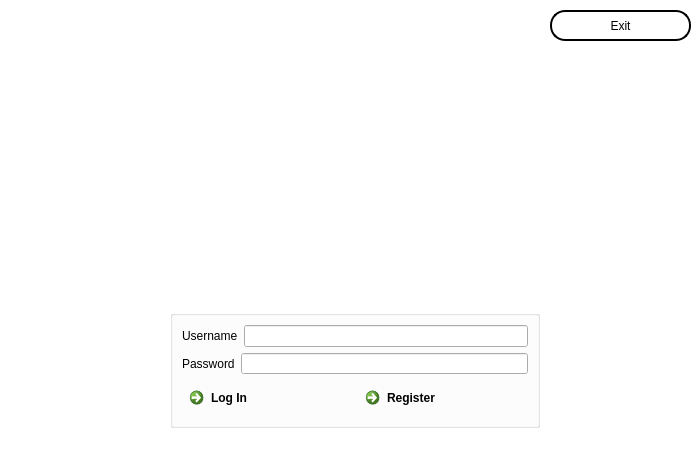
<?xml version="1.0" encoding="UTF-8"?>
<ui version="4.0">
 <class>Bomberman_dialog</class>
 <widget class="QDialog" name="Bomberman_dialog">
  <property name="enabled">
   <bool>true</bool>
  </property>
  <property name="geometry">
   <rect>
    <x>0</x>
    <y>0</y>
    <width>694</width>
    <height>455</height>
   </rect>
  </property>
  <property name="windowTitle">
   <string>Title</string>
  </property>
  <property name="windowIcon">
   <iconset resource="Resurse.qrc">
    <normaloff>:/bomb/img/Bomb.jpg</normaloff>:/bomb/img/Bomb.jpg</iconset>
  </property>
  <property name="styleSheet">
   <string notr="true"/>
  </property>
  <widget class="QGroupBox" name="groupBox">
   <property name="geometry">
    <rect>
     <x>170</x>
     <y>310</y>
     <width>370</width>
     <height>118</height>
    </rect>
   </property>
   <property name="styleSheet">
    <string notr="true">border-image: url(:/plain/img/plain color.jpg)</string>
   </property>
   <property name="title">
    <string/>
   </property>
   <layout class="QGridLayout" name="gridLayout">
    <item row="0" column="0" colspan="2">
     <layout class="QVBoxLayout" name="verticalLayout">
      <item>
       <layout class="QHBoxLayout" name="horizontalLayout">
        <item>
         <widget class="QLabel" name="label_username">
          <property name="styleSheet">
           <string notr="true">border-image:transparent;</string>
          </property>
          <property name="text">
           <string>Username</string>
          </property>
         </widget>
        </item>
        <item>
         <widget class="QLineEdit" name="lineEdit_username">
          <property name="autoFillBackground">
           <bool>false</bool>
          </property>
          <property name="styleSheet">
           <string notr="true">border-image:transparent;</string>
          </property>
         </widget>
        </item>
       </layout>
      </item>
      <item>
       <layout class="QHBoxLayout" name="horizontalLayout_2">
        <item>
         <widget class="QLabel" name="label_password">
          <property name="styleSheet">
           <string notr="true">border-image:transparent;</string>
          </property>
          <property name="text">
           <string>Password</string>
          </property>
         </widget>
        </item>
        <item>
         <widget class="QLineEdit" name="lineEdit_password">
          <property name="styleSheet">
           <string notr="true">border-image:transparent;</string>
          </property>
          <property name="echoMode">
           <enum>QLineEdit::Password</enum>
          </property>
         </widget>
        </item>
       </layout>
      </item>
     </layout>
    </item>
    <item row="1" column="0">
     <widget class="QCommandLinkButton" name="commandLinkButton_login">
      <property name="inputMethodHints">
       <set>Qt::ImhNone</set>
      </property>
      <property name="text">
       <string>Log In</string>
      </property>
      <property name="icon">
       <iconset resource="Resurse.qrc">
        <normaloff>:/login/img/login.png</normaloff>:/login/img/login.png</iconset>
      </property>
     </widget>
    </item>
    <item row="1" column="1">
     <layout class="QHBoxLayout" name="horizontalLayout_3">
      <item>
       <widget class="QCommandLinkButton" name="commandLinkButton_signup">
        <property name="text">
         <string>Register</string>
        </property>
        <property name="icon">
         <iconset resource="Resurse.qrc">
          <normaloff>:/signup/img/signup.png</normaloff>:/signup/img/signup.png</iconset>
        </property>
       </widget>
      </item>
     </layout>
    </item>
   </layout>
  </widget>
  <widget class="QPushButton" name="pushButton_exit">
   <property name="geometry">
    <rect>
     <x>550</x>
     <y>10</y>
     <width>141</width>
     <height>31</height>
    </rect>
   </property>
   <property name="styleSheet">
    <string notr="true">border-style: solid;
border-width: 2px;
border-color: black;
border-radius: 15px;</string>
   </property>
   <property name="text">
    <string>Exit</string>
   </property>
  </widget>
  <widget class="QGraphicsView" name="graphicsView">
   <property name="geometry">
    <rect>
     <x>-11</x>
     <y>-11</y>
     <width>711</width>
     <height>471</height>
    </rect>
   </property>
   <property name="styleSheet">
    <string notr="true">border-image: url(:/title/img/Bomberman Title.jpg);</string>
   </property>
  </widget>
  <zorder>graphicsView</zorder>
  <zorder>groupBox</zorder>
  <zorder>pushButton_exit</zorder>
 </widget>
 <resources>
  <include location="Resurse.qrc"/>
 </resources>
 <connections>
  <connection>
   <sender>pushButton_exit</sender>
   <signal>clicked()</signal>
   <receiver>Bomberman_dialog</receiver>
   <slot>close()</slot>
   <hints>
    <hint type="sourcelabel">
     <x>538</x>
     <y>15</y>
    </hint>
    <hint type="destinationlabel">
     <x>325</x>
     <y>20</y>
    </hint>
   </hints>
  </connection>
 </connections>
</ui>
